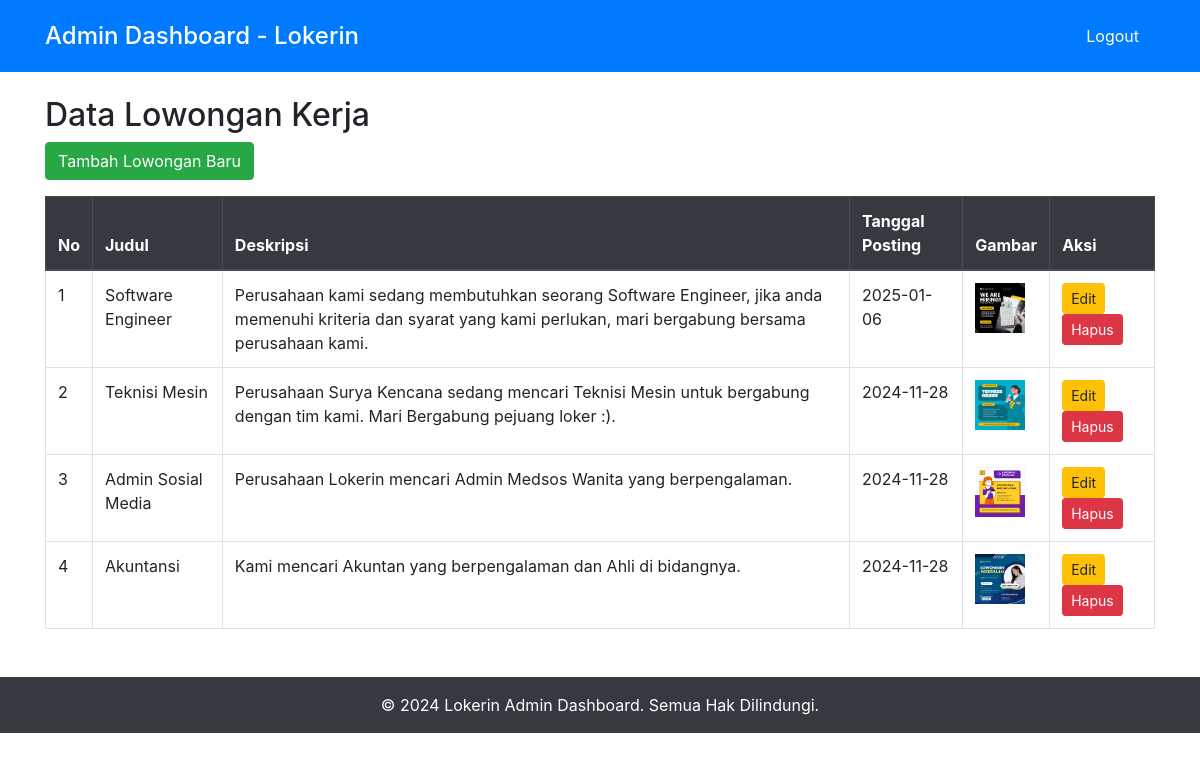
/dashboard.php (signed in), run on the app's committed database.
### tables this page shows
CREATE TABLE `lowongan` (
  `id` int(11) NOT NULL,
  `judul` varchar(255) NOT NULL,
  `deskripsi` text NOT NULL,
  `tanggal_posting` date NOT NULL,
  `gambar` varchar(255) DEFAULT NULL,
  `link_lamar` varchar(255) DEFAULT NULL
);

### dashboard.php (the view, shortened to what this page needs)
<?php
$servername = "localhost";
$username = "root";
$password = "";
$dbname = "lokerin";
$conn = new mysqli($servername, $username, $password, $dbname);
$sql = "SELECT * FROM lowongan ORDER BY tanggal_posting DESC";
$result = $conn->query($sql);
?>
<!DOCTYPE html>
<html lang="en">
<head>
    <link rel="stylesheet" href="https://stackpath.bootstrapcdn.com/bootstrap/4.5.2/css/bootstrap.min.css">
</head>
<body>
    <header class="bg-primary text-white py-3">
        <div class="container d-flex align-items-center">
            <h1 class="h4 mb-0">Admin Dashboard - Lokerin</h1>
            <nav class="ml-auto">
                <ul class="nav">
                    <li class="nav-item">
                        <a class="nav-link text-white" href="logout.php">Logout</a>
                    </li>
                </ul>
            </nav>
        </div>
    </header>
    <div class="container mt-4">
        <h2>Data Lowongan Kerja</h2>
        <a href="create.php" class="btn btn-success mb-3">Tambah Lowongan Baru</a>
        <table class="table table-bordered">
            <thead class="thead-dark">
                <tr>
                    <th>No</th>
                    <th>Judul</th>
                    <th>Deskripsi</th>
                    <th>Tanggal Posting</th>
                    <th>Gambar</th>
                    <th>Aksi</th>
                </tr>
            </thead>
            <tbody>
                <?php
                $no = 1;
                if ($result->num_rows > 0) {
                    while ($row = $result->fetch_assoc()) {
                        echo "<tr>
                                <td>{$no}</td>
                                <td>{$row['judul']}</td>
                                <td>{$row['deskripsi']}</td>
                                <td>{$row['tanggal_posting']}</td>
                                <td><img src='../img/{$row['gambar']}' alt='{$row['judul']}' width='50'></td>
                                <td>
                                    <a href='update.php?id={$row['id']}' class='btn btn-warning btn-sm'>Edit</a>
                                    <a href='delete.php?id={$row['id']}' class='btn btn-danger btn-sm' onclick='return confirm(\"Yakin ingin menghapus?\");'>Hapus</a>
                                </td>
                              </tr>";
                        $no++;
                    }
                } else {
                    echo "<tr><td colspan='6' class='text-center'>Tidak ada data</td></tr>";
                }
                ?>
            </tbody>
        </table>
    </div>
    <footer class="bg-dark text-white py-3 mt-5">
        <div class="container text-center">
            &copy; 2024 Lokerin Admin Dashboard. Semua Hak Dilindungi.
        </div>
    </footer>
</body>
</html>

### data on the page
lowongan: judul "Software Engineer", deskripsi "Perusahaan kami sedang membutuhkan seorang Software Engineer, jika anda memenuhi kriteria dan syarat yang kami perlukan, mari bergabung bersama perusahaan kami.", tanggal_posting "2025-01-06", gambar (picture)
lowongan: judul "Teknisi Mesin", deskripsi "Perusahaan Surya Kencana sedang mencari Teknisi Mesin untuk bergabung dengan tim kami. Mari Bergabung pejuang loker :).", tanggal_posting "2024-11-28", gambar (picture)
lowongan: judul "Admin Sosial Media", deskripsi "Perusahaan Lokerin mencari Admin Medsos Wanita yang berpengalaman.", tanggal_posting "2024-11-28", gambar (picture)
lowongan: judul "Akuntansi", deskripsi "Kami mencari Akuntan yang berpengalaman dan Ahli di bidangnya.", tanggal_posting "2024-11-28", gambar (picture)
